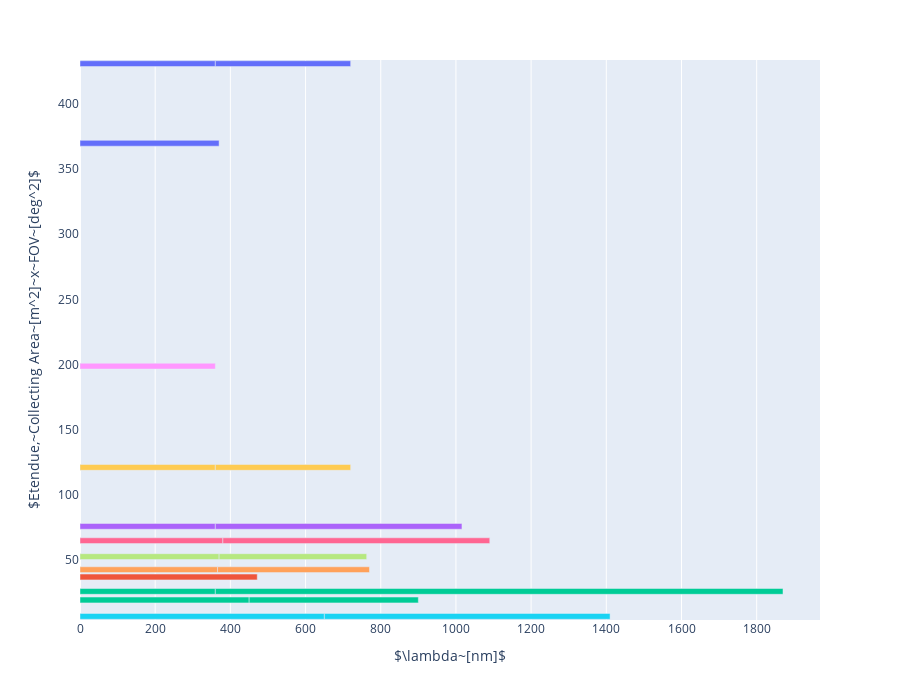

Notebook cell for this chart:
### Markdown cell above
Use Plotly Express to generate horizontal bar plot of etendue as function of wavelength coverage for each MOS Project.

### Code cell
fig = px.bar(combined_table, x='WL_MIN_nm', y='Etendue', color='Instrument', orientation='h',
            hover_data={'WL_MAX_nm':False, 'Etendue':False, 'FOV_deg2':':.2f', 'Collecting_Area_m2':':.2f'}, 
             height=700).update_layout(xaxis_title="$\lambda~[nm]$", 
                                       yaxis_title="$Etendue,~Collecting Area~[m^2]~x~FOV~[deg^2]$", 
                                       showlegend=False)
#fig.update_xaxes(title_text = "$\lambda$ [nm]")
fig.show()

### Figure 1 — Plotly figure (JSON) as saved in the notebook; plotly's stock layout.template omitted (floating-point values rounded to 4 significant figures)
{"data": [{"alignmentgroup": "True", "customdata": [[900, 19.6, 18.86]], "hovertemplate": "Instrument=LAMOST<br>WL_MIN_nm=%{x}<br>FOV_deg2=%{customdata[1]:.2f}<br>Collecting_Area_m2=%{customdata[2]:.2f}<extra></extra>", "legendgroup": "LAMOST", "marker": {"color": "#636efa", "pattern": {"shape": ""}}, "name": "LAMOST", "offsetgroup": "LAMOST", "orientation": "h", "showlegend": true, "textposition": "auto", "type": "bar", "x": [370], "xaxis": "x", "y": [369.7], "yaxis": "y"}, {"alignmentgroup": "True", "customdata": [[788.7, 3.1, 12]], "hovertemplate": "Instrument=HERMES<br>WL_MIN_nm=%{x}<br>FOV_deg2=%{customdata[1]:.2f}<br>Collecting_Area_m2=%{customdata[2]:.2f}<extra></extra>", "legendgroup": "HERMES", "marker": {"color": "#EF553B", "pattern": {"shape": ""}}, "name": "HERMES", "offsetgroup": "HERMES", "orientation": "h", "showlegend": true, "textposition": "auto", "type": "bar", "x": [471.5], "xaxis": "x", "y": [37.2], "yaxis": "y"}, {"alignmentgroup": "True", "customdata": [[1040, 7.1, 3.68], [1710, 7.1, 3.68], [1040, 3.1, null], [1700, 3.1, null]], "hovertemplate": "Instrument=SDSS_5_APOGEE+BOSS<br>WL_MIN_nm=%{x}<br>FOV_deg2=%{customdata[1]:.2f}<br>Collecting_Area_m2=%{customdata[2]:.2f}<extra></extra>", "legendgroup": "SDSS_5_APOGEE+BOSS", "marker": {"color": "#00cc96", "pattern": {"shape": ""}}, "name": "SDSS_5_APOGEE+BOSS", "offsetgroup": "SDSS_5_APOGEE+BOSS", "orientation": "h", "showlegend": true, "textposition": "auto", "type": "bar", "x": [360, 1510, 360, 1510], "xaxis": "x", "y": [26.13, 26.13, null, null], "yaxis": "y"}, {"alignmentgroup": "True", "customdata": [[656, 8, 9.5], [980, 8, 9.5]], "hovertemplate": "Instrument=DESI<br>WL_MIN_nm=%{x}<br>FOV_deg2=%{customdata[1]:.2f}<br>Collecting_Area_m2=%{customdata[2]:.2f}<extra></extra>", "legendgroup": "DESI", "marker": {"color": "#ab63fa", "pattern": {"shape": ""}}, "name": "DESI", "offsetgroup": "DESI", "orientation": "h", "showlegend": true, "textposition": "auto", "type": "bar", "x": [360, 656], "xaxis": "x", "y": [76, 76], "yaxis": "y"}, {"alignmentgroup": "True", "customdata": [[959, 3.1, 13.8], [685, 3.1, 13.8]], "hovertemplate": "Instrument=WEAVE<br>WL_MIN_nm=%{x}<br>FOV_deg2=%{customdata[1]:.2f}<br>Collecting_Area_m2=%{customdata[2]:.2f}<extra></extra>", "legendgroup": "WEAVE", "marker": {"color": "#FFA15A", "pattern": {"shape": ""}}, "name": "WEAVE", "offsetgroup": "WEAVE", "orientation": "h", "showlegend": true, "textposition": "auto", "type": "bar", "x": [366, 404], "xaxis": "x", "y": [42.78, 42.78], "yaxis": "y"}, {"alignmentgroup": "True", "customdata": [[1800, 0.14, 50], [1640, 0.14, 50]], "hovertemplate": "Instrument=MOONS<br>WL_MIN_nm=%{x}<br>FOV_deg2=%{customdata[1]:.2f}<br>Collecting_Area_m2=%{customdata[2]:.2f}<extra></extra>", "legendgroup": "MOONS", "marker": {"color": "#19d3f3", "pattern": {"shape": ""}}, "name": "MOONS", "offsetgroup": "MOONS", "orientation": "h", "showlegend": true, "textposition": "auto", "type": "bar", "x": [650, 760], "xaxis": "x", "y": [7, 7], "yaxis": "y"}, {"alignmentgroup": "True", "customdata": [[970, 1.3, 50], [1260, 1.3, 50]], "hovertemplate": "Instrument=PFS<br>WL_MIN_nm=%{x}<br>FOV_deg2=%{customdata[1]:.2f}<br>Collecting_Area_m2=%{customdata[2]:.2f}<extra></extra>", "legendgroup": "PFS", "marker": {"color": "#FF6692", "pattern": {"shape": ""}}, "name": "PFS", "offsetgroup": "PFS", "orientation": "h", "showlegend": true, "textposition": "auto", "type": "bar", "x": [380, 710], "xaxis": "x", "y": [65, 65], "yaxis": "y"}, {"alignmentgroup": "True", "customdata": [[950, 4.4, 12], [679, 4.4, 12]], "hovertemplate": "Instrument=4MOST<br>WL_MIN_nm=%{x}<br>FOV_deg2=%{customdata[1]:.2f}<br>Collecting_Area_m2=%{customdata[2]:.2f}<extra></extra>", "legendgroup": "4MOST", "marker": {"color": "#B6E880", "pattern": {"shape": ""}}, "name": "4MOST", "offsetgroup": "4MOST", "orientation": "h", "showlegend": true, "textposition": "auto", "type": "bar", "x": [370, 392.6], "xaxis": "x", "y": [52.8, 52.8], "yaxis": "y"}, {"alignmentgroup": "True", "customdata": [[980, 7.1, 28]], "hovertemplate": "Instrument=MegaMapper<br>WL_MIN_nm=%{x}<br>FOV_deg2=%{customdata[1]:.2f}<br>Collecting_Area_m2=%{customdata[2]:.2f}<extra></extra>", "legendgroup": "MegaMapper", "marker": {"color": "#FF97FF", "pattern": {"shape": ""}}, "name": "MegaMapper", "offsetgroup": "MegaMapper", "orientation": "h", "showlegend": true, "textposition": "auto", "type": "bar", "x": [360], "xaxis": "x", "y": [198.8], "yaxis": "y"}, {"alignmentgroup": "True", "customdata": [[1800, 1.5, 80.8], [900, 1.5, 80.8]], "hovertemplate": "Instrument=MSE-baseline<br>WL_MIN_nm=%{x}<br>FOV_deg2=%{customdata[1]:.2f}<br>Collecting_Area_m2=%{customdata[2]:.2f}<extra></extra>", "legendgroup": "MSE-baseline", "marker": {"color": "#FECB52", "pattern": {"shape": ""}}, "name": "MSE-baseline", "offsetgroup": "MSE-baseline", "orientation": "h", "showlegend": true, "textposition": "auto", "type": "bar", "x": [360, 360], "xaxis": "x", "y": [121.2, 121.2], "yaxis": "y"}, {"alignmentgroup": "True", "customdata": [[1330, 4.9, 87.9], [1000, 4.9, 87.9]], "hovertemplate": "Instrument=SpecTel/WST<br>WL_MIN_nm=%{x}<br>FOV_deg2=%{customdata[1]:.2f}<br>Collecting_Area_m2=%{customdata[2]:.2f}<extra></extra>", "legendgroup": "SpecTel/WST", "marker": {"color": "#636efa", "pattern": {"shape": ""}}, "name": "SpecTel/WST", "offsetgroup": "SpecTel/WST", "orientation": "h", "showlegend": true, "textposition": "auto", "type": "bar", "x": [360, 360], "xaxis": "x", "y": [430.7, 430.7], "yaxis": "y"}, {"alignmentgroup": "True", "customdata": [[null, 9.6, 35.3]], "hovertemplate": "Instrument=LSSTspec<br>WL_MIN_nm=%{x}<br>FOV_deg2=%{customdata[1]:.2f}<br>Collecting_Area_m2=%{customdata[2]:.2f}<extra></extra>", "legendgroup": "LSSTspec", "marker": {"color": "#EF553B", "pattern": {"shape": ""}}, "name": "LSSTspec", "offsetgroup": "LSSTspec", "orientation": "h", "showlegend": true, "textposition": "auto", "type": "bar", "x": [null], "xaxis": "x", "y": [338.9], "yaxis": "y"}, {"alignmentgroup": "True", "customdata": [[1800, 0.02, 978], [1800, 0.02, 978]], "hovertemplate": "Instrument=MOSAIC<br>WL_MIN_nm=%{x}<br>FOV_deg2=%{customdata[1]:.2f}<br>Collecting_Area_m2=%{customdata[2]:.2f}<extra></extra>", "legendgroup": "MOSAIC", "marker": {"color": "#00cc96", "pattern": {"shape": ""}}, "name": "MOSAIC", "offsetgroup": "MOSAIC", "orientation": "h", "showlegend": true, "textposition": "auto", "type": "bar", "x": [450, 450], "xaxis": "x", "y": [19.56, 19.56], "yaxis": "y"}], "layout": {"barmode": "relative", "height": 700, "legend": {"title": {"text": "Instrument"}, "tracegroupgap": 0}, "margin": {"t": 60}, "showlegend": false, "xaxis": {"anchor": "y", "domain": [0, 1], "title": {"text": "$\\lambda~[nm]$"}}, "yaxis": {"anchor": "x", "domain": [0, 1], "title": {"text": "$Etendue,~Collecting Area~[m^2]~x~FOV~[deg^2]$"}}}}
